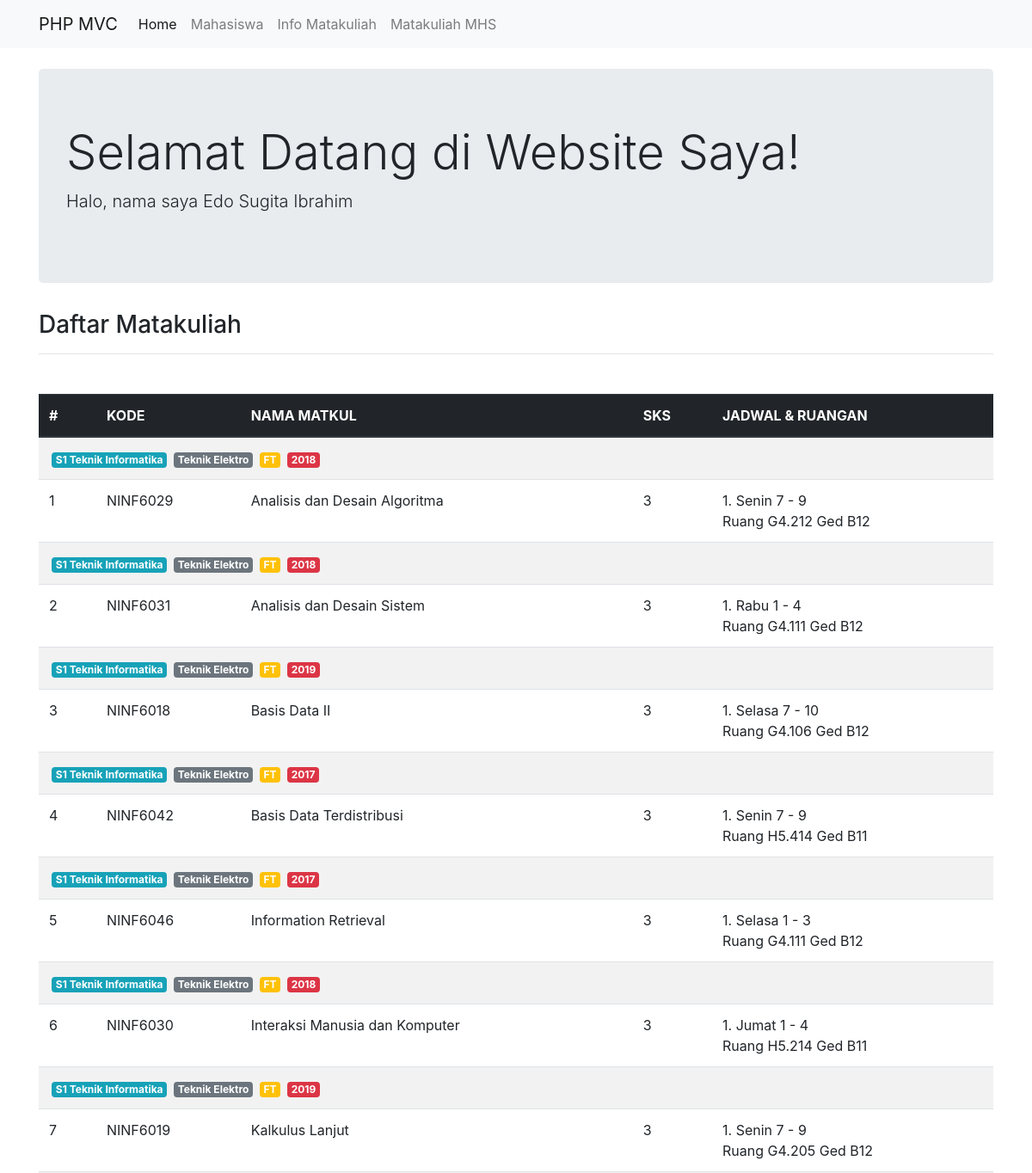
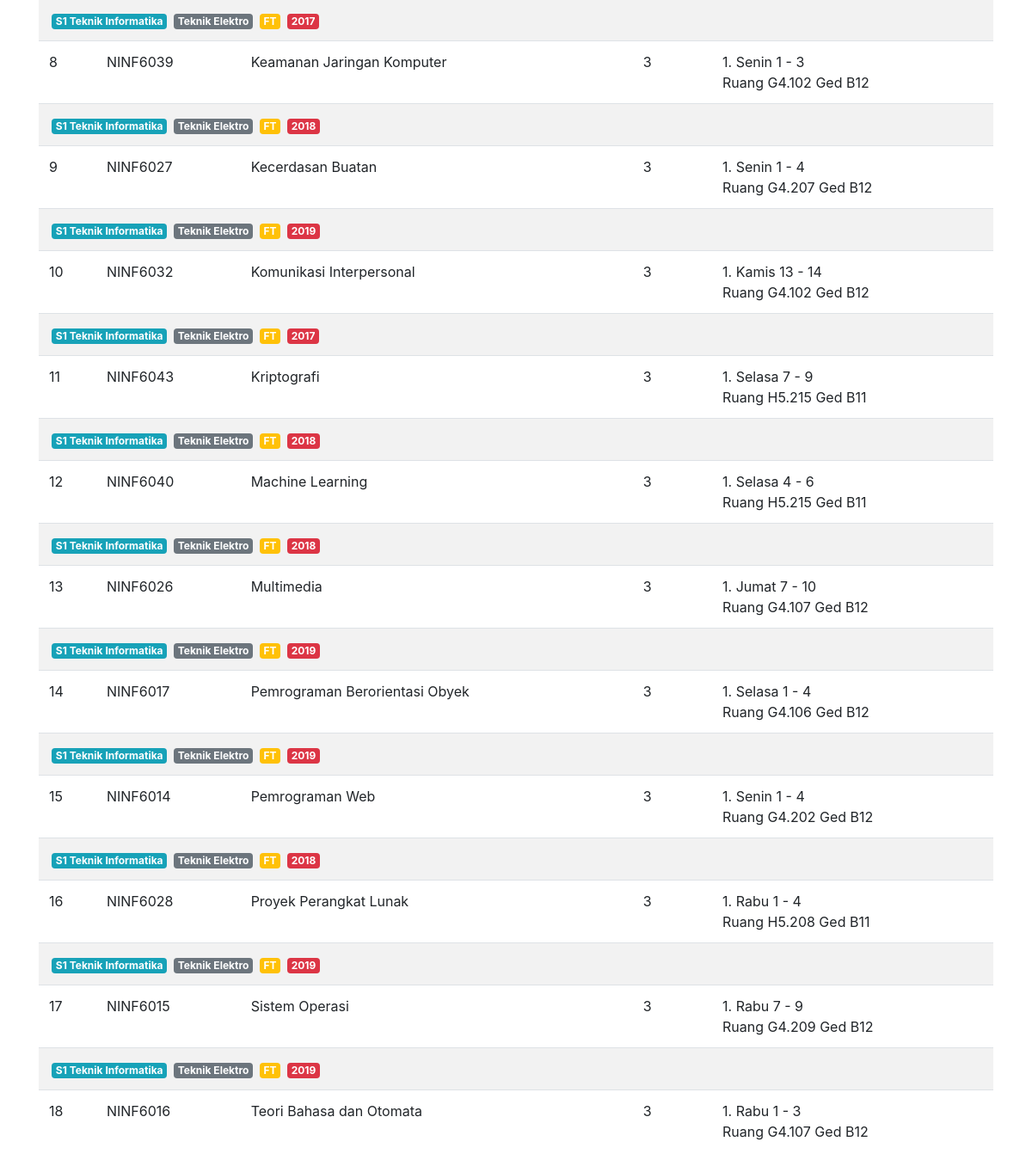
The page /public/index.php on the database its author committed (2 pictures, top to bottom).
### tables this page shows
CREATE TABLE `matakuliah` (
  `id_matkul` int(11) NOT NULL,
  `nama_matkul` varchar(50) NOT NULL,
  `kode_matkul` varchar(50) NOT NULL,
  `sks` int(11) NOT NULL,
  `scpl` varchar(255) NOT NULL,
  `cpmk` text NOT NULL,
  `deskripsi` text DEFAULT NULL,
  `kelas` varchar(50) NOT NULL,
  `offr` varchar(11) NOT NULL,
  `angkatan` int(11) NOT NULL,
  `jam` varchar(50) NOT NULL,
  `hari` varchar(50) NOT NULL,
  `ruangan` varchar(255) NOT NULL
);

### app/core/Controller.php (called while the page is built, shortened)
<?php
class Controller {
    public function view($view, $data = [])
    {
        require_once '../app/views/' . $view . '.php';
    }
    public function model($model)
    {
        return new $model;
    }
}

### app/controllers/Home.php (called while the page is built)
<?php
class Home extends Controller
{
    public function index()
    {
        $data = [
            'judul' => 'Home',
            'nama' => $this->model('User_model')->getUser(),
            'matkul' => $this->model('Matakuliah_model')->getAllMatakuliah(),
        ];
        $this->view('templates/header', $data);
        $this->view('home/index', $data);
        $this->view('templates/footer');
    }
}

### app/core/App.php (called while the page is built, shortened)
<?php
class App
{
    protected $method = 'index';
    protected $params = [];
    public function __construct()
    {
        $url = $this->parseURL() ?? [''];
        $this->controller = new $this->controller;
        if (!empty($url)) {
            $this->params = array_values($url);
        }
        call_user_func_array([$this->controller, $this->method], $this->params);
    }
}

### public/index.php (called while the page is built, shortened)
<?php
$app = new App;

### app/core/Database.php (called while the page is built, shortened)
<?php
class Database {
    private $host = DB_HOST;
    private $user = DB_USER;
    private $pass = DB_PASS;
    private $db_name = DB_NAME;
    private $dbh;
    private $stmt;
    public function __construct()
    {
        $dsn = 'mysql:host=' . $this->host . ';dbname=' . $this->db_name;
        $option = [
            PDO::ATTR_PERSISTENT => true,
            PDO::ATTR_ERRMODE => PDO::ERRMODE_EXCEPTION
        ];
        try {
            $this->dbh = new PDO($dsn, $this->user, $this->pass, $option);
        } catch(PDOException $e) {
            die($e->getMessage());
        }
    }
    public function query($query)
    {
        $this->stmt = $this->dbh->prepare($query);
    }
    public function execute()
    {
        $this->stmt->execute();
    }
    public function resultSet()
    {
        $this->execute();
        return $this->stmt->fetchAll(PDO::FETCH_ASSOC);
    }
}

### app/models/Matakuliah_model.php (called while the page is built, shortened)
<?php
class Matakuliah_model
{
    private $table = 'matakuliah';
    private $db;
    public function __construct()
    {
        $this->db = new Database;
    }
    public function getAllMatakuliah()
    {
        $this->db->query('SELECT * FROM ' . $this->table . ' GROUP BY nama_matkul');
        return $this->db->resultSet();
    }
}

### app/models/User_model.php (called while the page is built)
<?php
class User_model
{
    private $nama = 'Edo Sugita Ibrahim';
    public function getUser()
    {
        return $this->nama;
    }
}

### app/views/home/index.php (the view)
<div class="container">
  <div class="jumbotron mt-4">
    <h1 class="display-4">Selamat Datang di Website Saya!</h1>
    <p class="lead">Halo, nama saya <?= $data['nama']; ?></p>
  </div>
  <main>
    <div class="row">
      <div class="col-md-12">
        <h3>Daftar Matakuliah</h3>
        <hr>
      </div>
      <div class="col-md-12" style="margin-top: 30px;">
        <div class="table-responsive">
          <table class="table table-striped tb">
            <thead class="thead-dark">
              <tr>
                <th scope="col">#</th>
                <th scope="col">KODE</th>
                <th scope="col">NAMA MATKUL</th>
                <th scope="col">SKS</th>
                <th scope="col">JADWAL & RUANGAN</th>
              </tr>
            </thead>
            <tbody>
              <?php $i = 1; ?>
              <?php foreach ($data['matkul'] as $display) : ?>
                <tr>
                  <td scope="col" colspan="6">
                    <span class="badge badge-info">S1 Teknik Informatika</span>
                    <span class="badge badge-secondary">Teknik Elektro</span>
                    <span class="badge badge-warning" style="color: #fff;">FT</span>
                    <span class="badge badge-danger"><?= $display['angkatan']; ?></span>
                  </td>
                </tr>
                <tr>
                  <td scope=" col"><?= $i++; ?></td>
                  <td scope="col"><?= $display['kode_matkul']; ?></td>
                  <td scope="col"><?= $display['nama_matkul']; ?></td>
                  <td scope="col"><?= $display['sks']; ?></td>
                  <td scope="col">1. <?= $display['hari'] . ' ' . $display['jam'] . '<br>' . $display['ruangan']; ?></td>
                </tr>
              <?php endforeach; ?>
            </tbody>
          </table>
        </div>
      </div>
    </div>
  </main>
</div>

### app/views/templates/header.php (shortened to what this page needs)
<!DOCTYPE html>
<html lang="en">
<head>
  <link rel="stylesheet" href="<?= BASEURL; ?>/css/bootstrap.css">
  <link rel="stylesheet" href="<?= BASEURL; ?>/css/style.css">
</head>
<body>
  <nav class="navbar navbar-expand-lg navbar-light bg-light">
    <div class="container">
      <a class="navbar-brand" href="<?= BASEURL; ?>">PHP MVC</a>
      <div class="collapse navbar-collapse" id="navbarNavAltMarkup">
        <div class="navbar-nav">
          <a class="nav-item nav-link active" href="<?= BASEURL; ?>">Home <span class="sr-only">(current)</span></a>
          <a class="nav-item nav-link" href="<?= BASEURL; ?>/mahasiswa">Mahasiswa</a>
          <a class="nav-item nav-link" href="<?= BASEURL; ?>/matakuliah">Info Matakuliah</a>
          <a class="nav-item nav-link" href="<?= BASEURL; ?>/matakuliah/mahasiswa">Matakuliah MHS</a>
        </div>
      </div>
    </div>
  </nav>

### app/views/templates/footer.php (shortened to what this page needs)
</body>
</html>

### public/css/style.css (style rules this page uses)
.badge { margin-left: 3px; }

### rows shown on the page
matakuliah: angkatan "2018", kode_matkul "NINF6029", nama_matkul "Analisis dan Desain Algoritma", sks "3", hari "Senin", jam "7 - 9", ruangan "Ruang G4.212 Ged B12"
matakuliah: angkatan "2018", kode_matkul "NINF6031", nama_matkul "Analisis dan Desain Sistem", sks "3", hari "Rabu", jam "1 - 4", ruangan "Ruang G4.111 Ged B12"
matakuliah: angkatan "2019", kode_matkul "NINF6018", nama_matkul "Basis Data II", sks "3", hari "Selasa", jam "7 - 10", ruangan "Ruang G4.106 Ged B12"
matakuliah: angkatan "2017", kode_matkul "NINF6042", nama_matkul "Basis Data Terdistribusi", sks "3", hari "Senin", jam "7 - 9", ruangan "Ruang H5.414 Ged B11"
matakuliah: angkatan "2017", kode_matkul "NINF6046", nama_matkul "Information Retrieval", sks "3", hari "Selasa", jam "1 - 3", ruangan "Ruang G4.111 Ged B12"
matakuliah: angkatan "2018", kode_matkul "NINF6030", nama_matkul "Interaksi Manusia dan Komputer", sks "3", hari "Jumat", jam "1 - 4", ruangan "Ruang H5.214 Ged B11"
matakuliah: angkatan "2019", kode_matkul "NINF6019", nama_matkul "Kalkulus Lanjut", sks "3", hari "Senin", jam "7 - 9", ruangan "Ruang G4.205 Ged B12"
matakuliah: angkatan "2017", kode_matkul "NINF6039", nama_matkul "Keamanan Jaringan Komputer", sks "3", hari "Senin", jam "1 - 3", ruangan "Ruang G4.102 Ged B12"
matakuliah: angkatan "2018", kode_matkul "NINF6027", nama_matkul "Kecerdasan Buatan", sks "3", hari "Senin", jam "1 - 4", ruangan "Ruang G4.207 Ged B12"
matakuliah: angkatan "2019", kode_matkul "NINF6032", nama_matkul "Komunikasi Interpersonal", sks "3", hari "Kamis", jam "13 - 14", ruangan "Ruang G4.102 Ged B12"
matakuliah: angkatan "2017", kode_matkul "NINF6043", nama_matkul "Kriptografi", sks "3", hari "Selasa", jam "7 - 9", ruangan "Ruang H5.215 Ged B11"
matakuliah: angkatan "2018", kode_matkul "NINF6040", nama_matkul "Machine Learning", sks "3", hari "Selasa", jam "4 - 6", ruangan "Ruang H5.215 Ged B11"
matakuliah: angkatan "2018", kode_matkul "NINF6026", nama_matkul "Multimedia", sks "3", hari "Jumat", jam "7 - 10", ruangan "Ruang G4.107 Ged B12"
matakuliah: angkatan "2019", kode_matkul "NINF6017", nama_matkul "Pemrograman Berorientasi Obyek", sks "3", hari "Selasa", jam "1 - 4", ruangan "Ruang G4.106 Ged B12"
matakuliah: angkatan "2019", kode_matkul "NINF6014", nama_matkul "Pemrograman Web", sks "3", hari "Senin", jam "1 - 4", ruangan "Ruang G4.202 Ged B12"
matakuliah: angkatan "2018", kode_matkul "NINF6028", nama_matkul "Proyek Perangkat Lunak", sks "3", hari "Rabu", jam "1 - 4", ruangan "Ruang H5.208 Ged B11"
matakuliah: angkatan "2019", kode_matkul "NINF6015", nama_matkul "Sistem Operasi", sks "3", hari "Rabu", jam "7 - 9", ruangan "Ruang G4.209 Ged B12"
matakuliah: angkatan "2019", kode_matkul "NINF6016", nama_matkul "Teori Bahasa dan Otomata", sks "3", hari "Rabu", jam "1 - 3", ruangan "Ruang G4.107 Ged B12"

### other values the page prints
$data['nama'] "Edo Sugita Ibrahim"
